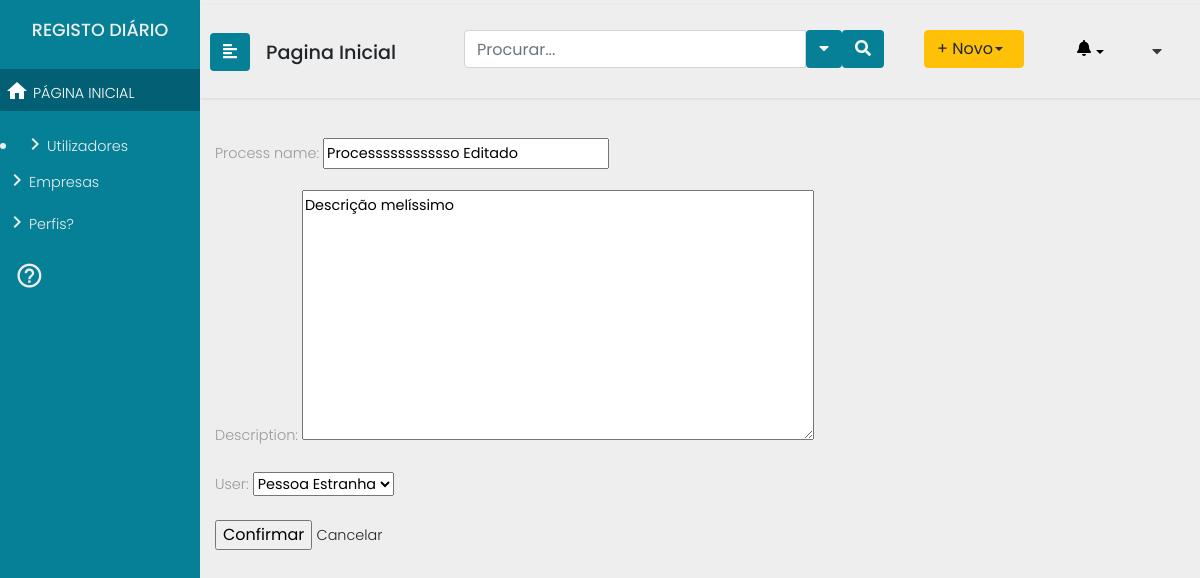
The page /processos/ProcessUpdate/1 on the database its author committed.
### main/models.py (models this page shows, shortened)
class Process(models.Model):
        process_name = models.CharField(max_length=200)
        user = models.ForeignKey(User,null=True,on_delete=models.SET_NULL)
        creation_date = models.DateTimeField("date created", default=django.utils.timezone.now())
        description = models.TextField(max_length=200)

### main/views.py (the view)
# urls.py: path("processos/ProcessUpdate/<int:pk>", views.ProcessUpdate.as_view(success_url=('/processos')), name="ProcessUpdate"),
class ProcessUpdate(UpdateView):
	model = Process
	fields = ['process_name', 'description', 'user' ]
	template_name = "main/forms/process_update_form.html"

### main/templates/main/forms/process_update_form.html
{% extends "main/header2.html" %}
{% load auth_extras %}
{% block content %}
{% include "main/includes/sidenav_admin.html" %}
<div class="container">
<form method="post">{% csrf_token %}
        {{ form.as_p }}
    <input type="submit" value="Confirmar"> <a href="/processos">Cancelar</a>
</form>
</div>
{% endblock %}

### main/static/main/css/menu.css (style rules this page uses)
body { font-family: 'Poppins', sans-serif; background: #eee; }
p,a { font-family: 'Poppins', sans-serif; font-size: 0.9em; font-weight: 300; line-height: 1.7em; color: #999; }
a,a:hover,a:focus { color: inherit; text-decoration: none; transition: all 0.3s; }

### rows shown on the page
Process: process_name "Processssssssssso Editado", description "Descrição melíssimo", user "Pessoa Estranha"
